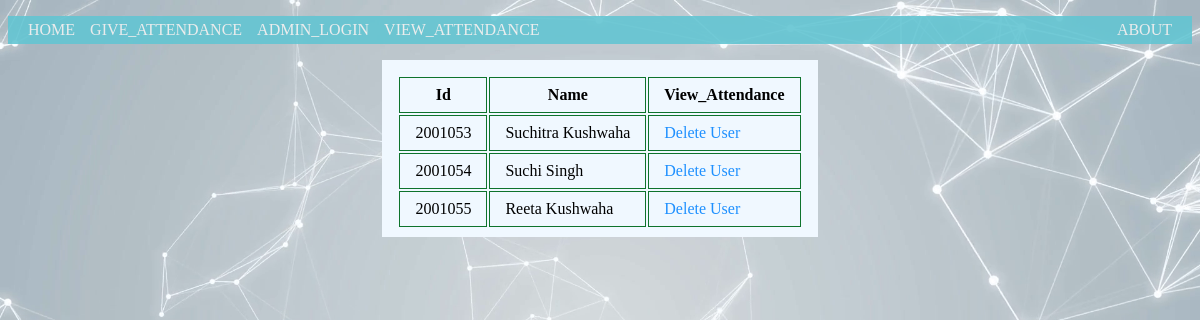
Before: /view_list_del with the older database file.
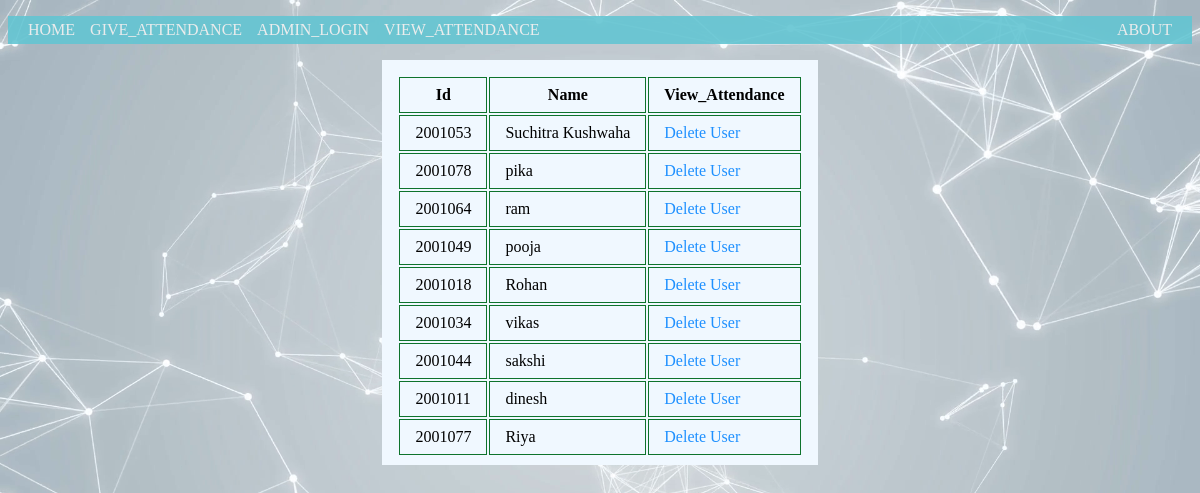
After: the same page with the newer database file.
### app.py (models this page shows, shortened)
class Att(db.Model):
    sno= db.Column(db.Integer, primary_key=True)
    Id = db.Column(db.Integer,nullable=False)
    name = db.Column(db.String(20),nullable=False)
    email = db.Column(db.String(40),nullable=False)
    face_encoding = db.Column(db.String(3000))
    date_registered = db.Column(db.DateTime, default=datetime.utcnow)

### app.py (the view)
@app.route('/view_list_del')
def view_list_del():
    persons = Att.query.order_by(Att.sno).all()
    return render_template('view_list_del.html',persons=persons)

### templates/view_list_del.html (shortened to what this page needs)
<!DOCTYPE html>
<html lang="en">
<head>
    <link rel="stylesheet" href="{{url_for('static',filename='main.css')}}">
</head>
<body>
    <div style="margin:0px; padding:0px;">
        <nav>
            <ul class="topnav">
                <li style="cursor: pointer; margin-left: 15px;"><a  href="/">Home</a></li>
                <li style="cursor: pointer; margin-left: 15px;"><a  href="/give_attendance">Give_Attendance</a></li>
            <li style="cursor: pointer; margin-left: 15px;"><a  href="/admin_login">Admin_login</a></li>
            <li style="cursor: pointer; margin-left: 15px;"><a  href="/view_list_att">View_Attendance</a></li>
                <li style="cursor: pointer;margin-right: 15px;" class="topnav-right" ><a href="/about">About</a></li>
            </ul>
        </nav>
        </div>
    {% if persons|length <1 %}
        <h1 class="No_reg">There are no registrations!!</h1>
     {% else %}
    <table class="people_list">
        <tr>
            <th>Id</th>
            <th>Name</th>
            <th>View_Attendance</th>
        </tr>
        {% for person in persons %}
        <tr>
            <td>{{ person.Id }}</td>
            <td>{{ person.name }}</td>
            <td>
                <a href="/remove_user/{{person.sno}}">Delete User</a>
            </td>
        </tr>
        {% endfor %}
    </table>
    {% endif %}
</body>
</html>

Changed rows visible on the page:
removed Att: Id "2001054", name "Suchi Singh"
removed Att: Id "2001055", name "Reeta Kushwaha"
added Att: Id "2001078", name "pika"
added Att: Id "2001064", name "ram"
added Att: Id "2001049", name "pooja"
added Att: Id "2001018", name "Rohan"
added Att: Id "2001034", name "vikas"
added Att: Id "2001044", name "sakshi"
added Att: Id "2001011", name "dinesh"
added Att: Id "2001077", name "Riya"
